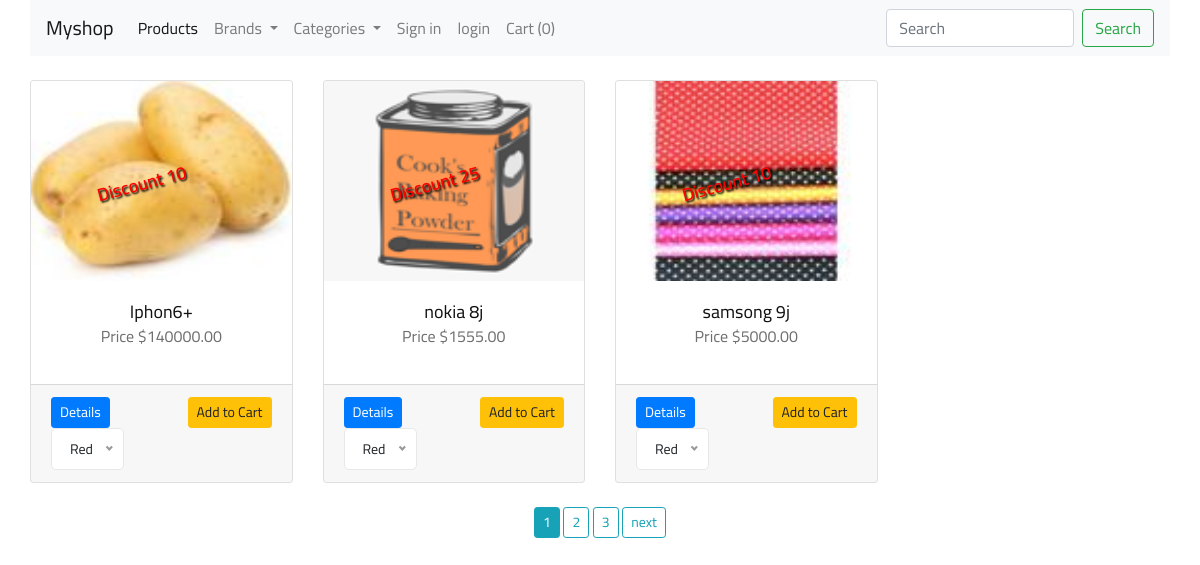
The page / on the database its author committed.
### shop/products/models.py (models this page shows, shortened)
class AddProduct(db.Model):
    id = db.Column(db.Integer, primary_key=True)
    name = db.Column(db.String(80), nullable=False)
    price = db.Column(db.Numeric(10,2), nullable=False)
    discount = db.Column(db.Integer, default=0)
    stock = db.Column(db.Integer, nullable=False)
    colors = db.Column(db.Text, nullable=False)
    desc = db.Column(db.Text, nullable=False)
    pub_date = db.Column(db.DateTime, nullable=False,default=datetime.utcnow)
    category_id = db.Column(db.Integer, db.ForeignKey('category.id'),nullable=False)
    category = db.relationship('Category',backref=db.backref('categories', lazy=True))
    brand_id = db.Column(db.Integer, db.ForeignKey('brand.id'),nullable=False)
    brand = db.relationship('Brand',backref=db.backref('brands', lazy=True))
    image_1 = db.Column(db.String(150), nullable=False, default='image1.jpg')
    image_2 = db.Column(db.String(150), nullable=False, default='image2.jpg')
    image_3 = db.Column(db.String(150), nullable=False, default='image3.jpg')

### shop/products/routes.py (the view)
@app.route('/')
def home():
    page = request.args.get('page',1, type=int)
    proudcts = AddProduct.query.filter(AddProduct.stock > 0).order_by(AddProduct.id.desc()).paginate(page=page, per_page=3)
    brands = Brand.query.join(AddProduct, (Brand.id == AddProduct.brand_id)).all()
    categories = Category.query.join(AddProduct,(Category.id == AddProduct.category_id)).all()
    return render_template('products/index.html',products=proudcts,brands=brands,categories=categories)

### shop/templates/products/index.html (shortened to what this page needs)
{% extends 'layout.html' %}
{% block content %}
{% include 'navbar.html' %}
<div class="container">
    <div class="row">
        {% if brand %}
         {% for b in brand.items %}
        <div class="col-md-3 mt-4">
            <div class="card">
                <img src="{{url_for('static', filename='images/' + b.image_1)}}" class="card-img-top" alt="{{b.name}}" height="200" width="200">
                <div class="card-body">
                    {% if b.discount > 0 %}
                    <h5 style="text-shadow: 1px 2px 2px #000; color: #f00; transform: rotate(-15deg); position: absolute; top: 23%; left: 25%; font-weight: 600;"> Discount {{b.discount}}</h5>
                    {% endif %}
                  <h5 class="text-center">{{b.name}}</h5>
                  <p class="text-center">Price ${{b.price}}</p>
                </div>
                <div class="card-footer">
                    <a href="{{url_for('single_page',id=b.id)}}" class="float-left btn btn-sm btn-primary">Details</a>
                    <form action="{{url_for('AddCart')}}" method="post">
                      <input type="hidden" name="product_id" value="{{b.id}}">
                      <button type="submit" class="btn btn-sm btn-warning float-right">Add to Cart</button>
                      <input type="hidden" name="quantity" value="1" min="1" max="20">
                      {% set colors = b.colors.split(',') %}
                      <select name="colors" id="colors" style="visibility: hidden;">
                          {% for color in colors %}
                          {% set col = color.split(':') %}
                          <option value="{{col[0]}}">{{col[0] | capitalize }}</option>
                          {% endfor %}
                      </select>
                  </form>
                </div>
            </div>
          </div>
        {% endfor %}
    </div>
    <div class="row mt-4">
      <div class="col text-center">
        {% if brand.has_prev %}
          <a href="{{url_for('get_brand',id=get_brand.id, page=brand.prev_num)}}"class="btn btn-sm btn-outline-info">previus</a>
        {% endif %}
        {% if brand.total > 3 %}
       {% for page_num in brand.iter_pages(left_edge=1, right_edge=2, left_current=1,right_current=2) %}
       {% if page_num %}
         {% if brand.page == page_num %}
         <a href="{{url_for('get_brand',id=get_brand.id, page=page_num)}}" class="btn btn-sm btn-info">{{page_num}}</a>
         {% else %}
         <a href="{{url_for('get_brand',id=get_brand.id, page=page_num)}}" class="btn btn-sm btn-outline-info">{{page_num}}</a>
          {% endif %}
        {% else %}
        ...
        {% endif %}
       {% endfor %}
       {% endif %}
       {% if brand.has_next %}
       <a href="{{url_for('get_brand',id=get_brand.id, page=brand.next_num)}}"class="btn btn-sm btn-outline-info">next</a>
     {% endif %}
      </div>
    </div>
    <div class="row">
         {% else %}
        {% for product in products.items %}
      <div class="col-md-3 mt-4">
        <div class="card">
            <img src="{{url_for('static', filename='images/' + product.image_1)}}" class="card-img-top" alt="{{product.name}}" height="200" width="200">
            <div class="card-body">
                {% if product.discount > 0 %}
                <h5 style="text-shadow: 1px 2px 2px #000; color: #f00; transform: rotate(-15deg); position: absolute; top: 23%; left: 25%; font-weight: 600;"> Discount {{product.discount}}</h5>
                {% endif %}
              <h5 class="text-center">{{product.name}}</h5>
              <p class="text-center">Price ${{product.price}}</p>
            </div>
            <div class="card-footer">
                <a href="{{url_for('single_page',id=product.id)}}" class="float-left btn btn-sm btn-primary">Details</a>
                <form action="{{url_for('AddCart')}}" method="post">
                  <button type="submit" class="btn btn-sm btn-warning float-right">Add to Cart</button>
                  {% set colors = product.colors.split(',') %}
              </form>
            </div>
        </div>
      </div>
        {% endfor %}
      </div>
      <div class="row mt-4">
        <div class="col text-center">
          {% if products.total> 3 %}
         {% for page_num in products.iter_pages(left_edge=1, right_edge=2, left_current=1,right_current=2) %}
         {% if page_num %}
           {% if products.page == page_num %}
           <a href="{{url_for('home', page=page_num)}}" class="btn btn-sm btn-info">{{page_num}}</a>
           {% else %}
           <a href="{{url_for('home', page=page_num)}}" class="btn btn-sm btn-outline-info">{{page_num}}</a>
            {% endif %}
          {% else %}
          ...
          {% endif %}
         {% endfor %}
         {% endif %}
         {% if products.has_next %}
         <a href="{{url_for('home', page=products.next_num)}}"class="btn btn-sm btn-outline-info">next</a>
       {% endif %}
        </div>
      </div>
        {% endif %}
    </div>
{% endblock content %}

### shop/templates/layout.html (shortened to what this page needs)
<!DOCTYPE html>
<html lang="zxx">
<head>
    <link rel="stylesheet" href="{{ url_for('static',filename='css/bootstrap.min.css')}}" type="text/css">
    <link rel="stylesheet" href="{{  url_for('static',filename='css/elegant-icons.css')}}" type="text/css">
    <link rel="stylesheet" href="{{  url_for('static',filename='css/font-awesome.min.css')}}" type="text/css">
    <link rel="stylesheet" href="{{  url_for('static',filename='css/nice-select.css')}}" type="text/css">
    <link rel="stylesheet" href="{{  url_for('static',filename='css/jquery-ui.min.css')}}" type="text/css">
    <link rel="stylesheet" href="{{  url_for('static',filename='css/owl.carousel.min.css')}}" type="text/css">
    <link rel="stylesheet" href="{{  url_for('static',filename='css/slicknav.min.css')}}" type="text/css">
    <link rel="stylesheet" href="{{  url_for('static',filename='css/style.css')}}" type="text/css">
</head>
<body>
    {% block content %}{% endblock %}
</body>
</html>

### shop/templates/navbar.html (shortened to what this page needs)
<div class="container">
  <nav class="navbar navbar-expand-lg navbar-light bg-light">
      <a class="navbar-brand" href="/">Myshop</a>
      <div class="collapse navbar-collapse" id="navbarSupportedContent">
        <ul class="navbar-nav mr-auto">
          <li class="nav-item active">
            <a class="nav-link" href="/">Products <span class="sr-only">(current)</span></a>
          </li>
          <li class="nav-item dropdown">
            <a class="nav-link dropdown-toggle" href="#" id="navbarDropdown" role="button" data-toggle="dropdown" aria-haspopup="true" aria-expanded="false">
             Brands
            </a>
          </li>
          <li class="nav-item dropdown">
              <a class="nav-link dropdown-toggle" href="#" id="navbarDropdown" role="button" data-toggle="dropdown" aria-haspopup="true" aria-expanded="false">
               Categories
              </a>
            </li>
           {% if current_user.is_authenticated %}
           <li class="nav-item">
            <a href="{{ url_for('account') }}" class="nav-link">{{current_user.name}}</a>
          </li>
           <li class="nav-item">
             <a href="{{url_for('customer_logout')}}" class="nav-link"> Logout</a>
           </li>
           {% else %}
           <li class="nav-item">
            <a href="{{url_for('customer_register')}}" class="nav-link">Sign in</a>
          </li>
           <li class="nav-item">
            <a href="{{url_for('customerLogin')}}" class="nav-link">login</a>
          </li>
          {% endif %}
            <li class="nav-item">
              <a href="{{url_for('getCart')}}" class="nav-link"> Cart ({{ session['Shoppingcart']|length }}) </a>
            </li>
        </ul>
        <form class="form-inline my-2 my-lg-0" action="">
          <input class="form-control mr-sm-2" type="search" placeholder="Search" aria-label="Search" name="q">
          <button class="btn btn-outline-success my-2 my-sm-0" type="submit">Search</button>
        </form>
      </div>
    </nav>
</div>

### shop/static/css/style.css (style rules this page uses)
html, body { height: 100%; font-family: "Cairo", sans-serif; -webkit-font-smoothing: antialiased; font-smoothing: antialiased; }
h1, h2, h3, h4, h5, h6 { margin: 0; color: #111111; font-weight: 400; font-family: "Cairo", sans-serif; }
h5 { font-size: 18px; }
p { font-size: 16px; font-family: "Cairo", sans-serif; color: #6f6f6f; font-weight: 400; line-height: 26px; margin: 0 0 15px 0; }
img { max-width: 100%; }
ul, ol { padding: 0; margin: 0; }
@media only screen and (min-width: 1200px) { .container { max-width: 1170px; } }

### rows shown on the page
AddProduct: image_1 (picture), discount "10", name "Iphon6+", price "140000.00"
AddProduct: image_1 (picture), discount "25", name "nokia 8j", price "1555.00"
AddProduct: image_1 (picture), discount "10", name "samsong 9j", price "5000.00"

### other values the page prints
{{ session['Shoppingcart']|length }} "0"
{{ page_num }} "1"
{{ page_num }} "2" "3"
